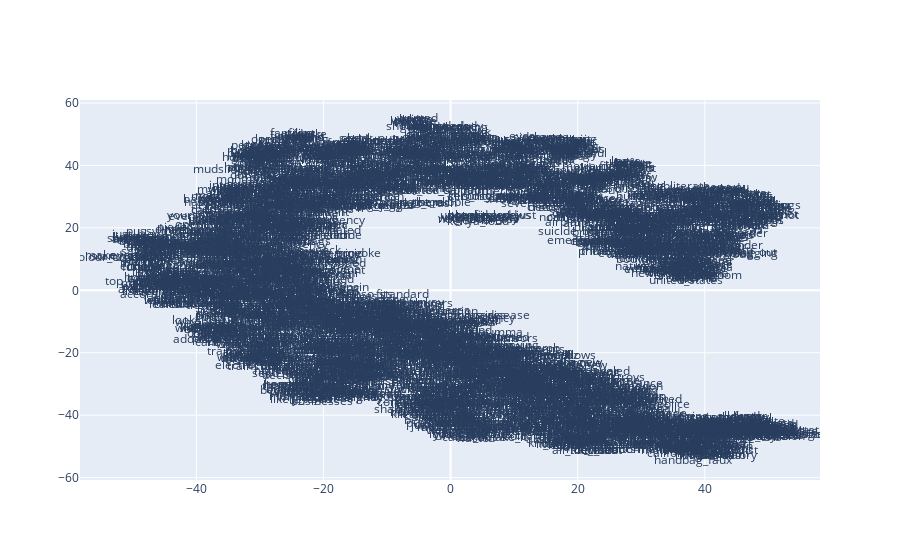

Notebook code cell kept with this figure:
### Code cell
x_vals, y_vals, labels = reduce_dimensions(model_ui_bow)
plot_function(x_vals, y_vals, labels)

### Figure 1 — Plotly figure (JSON) as saved in the notebook; plotly's stock layout.template omitted (floating-point values rounded to 4 significant figures; data arrays with more than 128 entries replaced by an {"elided": "..."} marker saying what was removed)
{"data": [{"mode": "text", "text": {"elided": "3691 str values"}, "type": "scatter", "x": {"elided": "3691 float values"}, "y": {"elided": "3691 float values"}}], "layout": {}}
